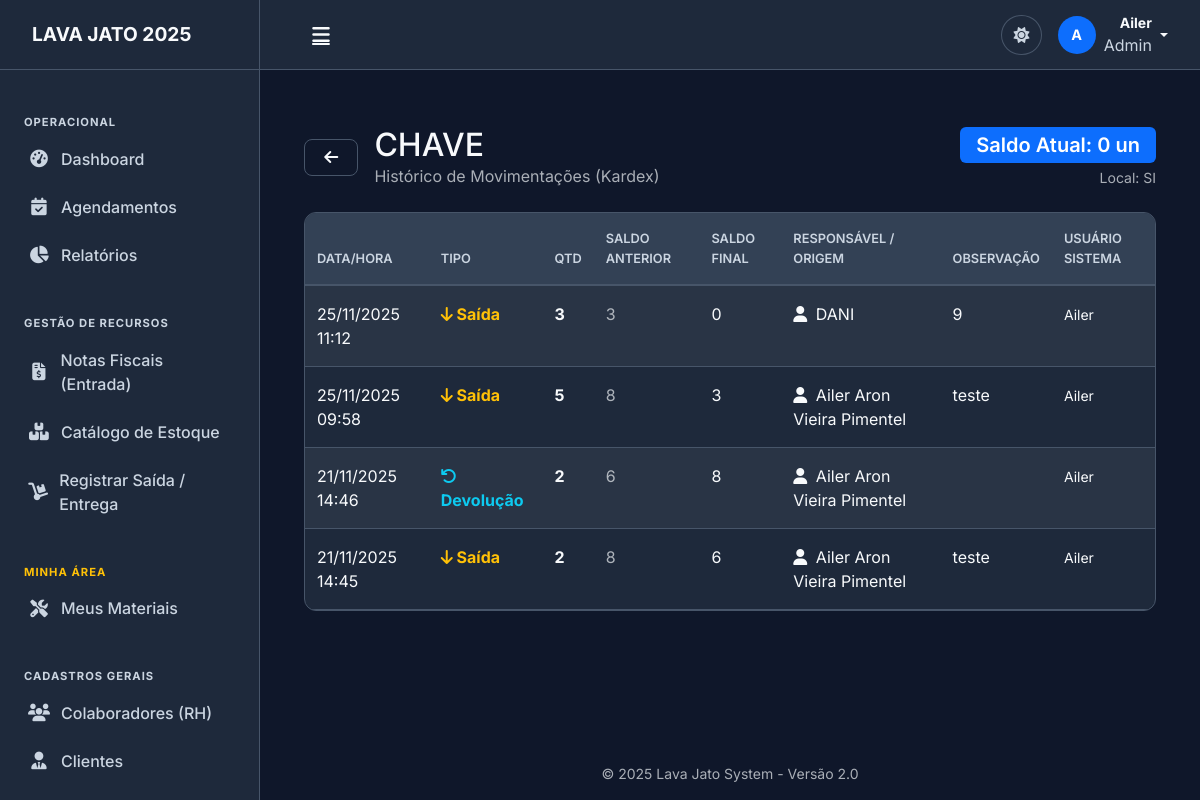
/gestao/estoque/historico/1/ (signed in), run on the app's committed database.
### gestao/models.py (models this page shows, shortened)
class Produto(models.Model):
    TIPO_CHOICES = [
        ('CONSUMIVEL', 'Consumível (Sabão, Cera, etc.)'),
        ('DURAVEL', 'Durável/Ferramenta (Politriz, etc.)'),
    ]
    nome = models.CharField('Produto', max_length=100)
    categoria = models.ForeignKey(Categoria, on_delete=models.SET_NULL, null=True, blank=True)
    tipo = models.CharField(max_length=20, choices=TIPO_CHOICES, default='CONSUMIVEL')
    unidade_medida = models.CharField('Unidade', max_length=20, default='UN')
    localizacao = models.ForeignKey(LocalArmazenamento, on_delete=models.SET_NULL, null=True, blank=True, verbose_name="Localização Física")
    estoque_minimo = models.PositiveIntegerField('Estoque Mínimo', default=5)
    quantidade_atual = models.PositiveIntegerField('Quantidade em Estoque', default=0)
    custo_medio = models.DecimalField('Custo Médio', max_digits=10, decimal_places=2, default=0)
    class Meta:
        verbose_name = 'Produto do Estoque'
        verbose_name_plural = 'Catálogo de Produtos'

class LocalArmazenamento(models.Model):
    nome = models.CharField('Nome/Identificação', max_length=50, help_text="Ex: Prateleira A1, Armário 2")
    descricao = models.CharField('Descrição', max_length=100, blank=True)
    def __str__(self):
        return self.nome
    class Meta: verbose_name = "Local de Armazenamento"

class MovimentacaoEstoque(models.Model):
    TIPO_MOVIMENTO = [
        ('ENTRADA', 'Entrada (Compra/NF)'),
        ('SAIDA', 'Saída (Uso/Retirada)'),
        ('DEVOLUCAO', 'Devolução ao Estoque'),
        ('AJUSTE', 'Ajuste de Inventário/Perda'),
    ]
    produto = models.ForeignKey(Produto, on_delete=models.PROTECT)
    tipo = models.CharField(max_length=20, choices=TIPO_MOVIMENTO)
    quantidade = models.PositiveIntegerField()
    saldo_anterior = models.IntegerField(editable=False)
    saldo_atual = models.IntegerField(editable=False)
    data_movimento = models.DateTimeField(auto_now_add=True)
    usuario_sistema = models.ForeignKey(User, on_delete=models.SET_NULL, null=True, help_text="Usuário que registrou no sistema")
    responsavel = models.ForeignKey(Lavador, on_delete=models.PROTECT, null=True, blank=True, verbose_name="Colaborador Responsável")
    observacao = models.CharField('Observação/Motivo', max_length=255, blank=True)
    nota_fiscal = models.ForeignKey('NotaFiscalEntrada', on_delete=models.SET_NULL, null=True, blank=True)
    class Meta:
        verbose_name = 'Log de Movimentação'
        verbose_name_plural = 'Histórico de Movimentações'
        ordering = ['-data_movimento']

### clientes/models.py (models this page shows, shortened)
class Lavador(models.Model):
    nome = models.CharField('Nome Completo', max_length=200)
    usuario = models.OneToOneField(
        User,
        on_delete=models.SET_NULL,
        null=True,
        blank=True,
        related_name='lavador_perfil',
        verbose_name="Usuário do Sistema"
    )
    cpf = models.CharField('CPF', max_length=14, unique=True)
    matricula = models.CharField('Matrícula', max_length=20, unique=True, blank=True, null=True)
    jornada_trabalho = models.CharField('Jornada de Trabalho', max_length=100, blank=True)
    escala_trabalho = models.CharField('Escala', max_length=50, blank=True)
    telefone = models.CharField('Telefone', max_length=20, blank=True)
    data_admissao = models.DateField('Data de Admissão')
    salario = models.DecimalField('Salário', max_digits=10, decimal_places=2, null=True, blank=True)
    observacoes = models.TextField('Observações', blank=True)
    ativo = models.BooleanField('Ativo', default=True)
    class Meta:
        verbose_name = 'Colaborador'
        verbose_name_plural = 'Colaboradores (RH)'
        ordering = ['nome']

### gestao/views.py (the view)
# urls.py: path('estoque/historico/<int:produto_id>/', views.historico_produto, name='historico_produto'),
@login_required
def historico_produto(request, produto_id):
    produto = get_object_or_404(Produto, id=produto_id)
    movimentacoes = MovimentacaoEstoque.objects.filter(produto=produto).order_by('-data_movimento')
    return render(request, 'gestao/historico_produto.html', {
        'produto': produto,
        'movimentacoes': movimentacoes
    })

### gestao/templates/gestao/historico_produto.html
{% extends 'base/base.html' %}
{% block content %}
<div class="container mt-4">
    <div class="d-flex align-items-center mb-4">
        <a href="{% url 'estoque_lista' %}" class="btn btn-outline-secondary me-3">
            <i class="fas fa-arrow-left"></i>
        </a>
        <div>
            <h2 class="mb-0">{{ produto.nome }}</h2>
            <p class="text-muted mb-0">Histórico de Movimentações (Kardex)</p>
        </div>
        <div class="ms-auto text-end">
            <div class="badge bg-primary fs-5">Saldo Atual: {{ produto.quantidade_atual }} {{ produto.unidade_medida }}</div>
            <div class="small text-muted mt-1">Local: {{ produto.localizacao|default:"Não definido" }}</div>
        </div>
    </div>
    <div class="card-custom">
        <div class="table-responsive">
            <table class="table table-striped">
                <thead>
                    <tr>
                        <th>Data/Hora</th>
                        <th>Tipo</th>
                        <th>Qtd</th>
                        <th>Saldo Anterior</th>
                        <th>Saldo Final</th>
                        <th>Responsável / Origem</th>
                        <th>Observação</th>
                        <th>Usuário Sistema</th>
                    </tr>
                </thead>
                <tbody>
                    {% for mov in movimentacoes %}
                    <tr>
                        <td>{{ mov.data_movimento|date:"d/m/Y H:i" }}</td>
                        <td>
                            {% if mov.tipo == 'ENTRADA' %}
                                <span class="text-success fw-bold"><i class="fas fa-arrow-up"></i> Entrada</span>
                            {% elif mov.tipo == 'SAIDA' %}
                                <span class="text-warning fw-bold"><i class="fas fa-arrow-down"></i> Saída</span>
                            {% elif mov.tipo == 'DEVOLUCAO' %}
                                <span class="text-info fw-bold"><i class="fas fa-undo"></i> Devolução</span>
                            {% else %}
                                <span class="text-danger fw-bold">Ajuste</span>
                            {% endif %}
                        </td>
                        <td class="fw-bold">{{ mov.quantidade }}</td>
                        <td class="text-muted">{{ mov.saldo_anterior }}</td>
                        <td>{{ mov.saldo_atual }}</td>
                        <td>
                            {% if mov.responsavel %}
                                <i class="fas fa-user me-1"></i> {{ mov.responsavel.nome }}
                            {% elif mov.nota_fiscal %}
                                <i class="fas fa-file-invoice me-1"></i> {{ mov.nota_fiscal }}
                            {% else %}
                                -
                            {% endif %}
                        </td>
                        <td>{{ mov.observacao }}</td>
                        <td><small>{{ mov.usuario_sistema.username }}</small></td>
                    </tr>
                    {% empty %}
                    <tr>
                        <td colspan="8" class="text-center">Nenhuma movimentação registrada.</td>
                    </tr>
                    {% endfor %}
                </tbody>
            </table>
        </div>
    </div>
</div>
{% endblock %}

### templates/base/base.html (shortened to what this page needs)
{% load static %}
<!DOCTYPE html>
<html lang="pt-br" data-bs-theme="dark">
<head>
    <link href="https://cdn.jsdelivr.net/npm/bootstrap@5.3.3/dist/css/bootstrap.min.css" rel="stylesheet">
    <link rel="stylesheet" href="https://cdnjs.cloudflare.com/ajax/libs/font-awesome/6.4.0/css/all.min.css">
    <link href="https://cdn.jsdelivr.net/npm/select2@4.1.0-rc.0/dist/css/select2.min.css" rel="stylesheet" />
    <link rel="stylesheet" href="https://cdn.jsdelivr.net/npm/select2-bootstrap-5-theme@1.3.0/dist/select2-bootstrap-5-theme.min.css" />
    <link rel="stylesheet" href="{% static 'css/base.css' %}">
    <link rel="stylesheet" href="{% static 'css/components.css' %}">
    <link rel="stylesheet" href="{% static 'css/pages.css' %}">
    <link rel="stylesheet" href="{% static 'css/layout_sistematico.css' %}">
</head>
<body>
    <aside class="sidebar" id="sidebar">
        <div class="sidebar-header">
            <a href="{% url 'dashboard' %}" class="sidebar-brand text-decoration-none">
                <span class="logo-expanded">
                    <span class="brand-text">LAVA JATO 2025</span>
                </span>
            </a>
        </div>
        <div class="sidebar-content custom-scrollbar">
            <nav class="sidebar-menu mt-3">
                <div class="menu-label">Operacional</div>
                <a href="{% url 'dashboard' %}" class="nav-link {% if request.resolver_match.url_name == 'dashboard' %}active{% endif %}">
                    <i class="fas fa-tachometer-alt"></i><span>Dashboard</span>
                </a>
                <a href="{% url 'agendamentos_dashboard' %}" class="nav-link {% if 'agendamento' in request.resolver_match.url_name %}active{% endif %}">
                    <i class="fas fa-calendar-check"></i><span>Agendamentos</span>
                </a>
                <a href="{% url 'relatorios' %}" class="nav-link {% if 'relatorios' in request.resolver_match.url_name %}active{% endif %}">
                    <i class="fas fa-chart-pie"></i><span>Relatórios</span>
                </a>
                <div class="menu-label mt-4">Gestão de Recursos</div>
                <a href="{% url 'nota_fiscal_lista' %}" class="nav-link {% if 'nota' in request.resolver_match.url_name %}active{% endif %}">
                    <i class="fas fa-file-invoice-dollar"></i><span>Notas Fiscais (Entrada)</span>
                </a>
                <a href="{% url 'estoque_lista' %}" class="nav-link {% if 'estoque_lista' in request.resolver_match.url_name %}active{% endif %}">
                    <i class="fas fa-boxes"></i><span>Catálogo de Estoque</span>
                </a>
                <a href="{% url 'saida_estoque' %}" class="nav-link {% if 'saida' in request.resolver_match.url_name %}active{% endif %}">
                    <i class="fas fa-dolly"></i><span>Registrar Saída / Entrega</span>
                </a>
                <div class="menu-label mt-4 text-warning">Minha Área</div>
                <a href="{% url 'meu_estoque_pessoal' %}" class="nav-link {% if 'meu_estoque' in request.resolver_match.url_name %}active{% endif %}">
                    <i class="fas fa-tools"></i><span>Meus Materiais</span>
                </a>
                <div class="menu-label mt-4">Cadastros Gerais</div>
                <a href="{% url 'lavador_list' %}" class="nav-link {% if 'lavador' in request.resolver_match.url_name %}active{% endif %}">
                    <i class="fas fa-users"></i><span>Colaboradores (RH)</span>
                </a>
                <a href="{% url 'cliente_list' %}" class="nav-link {% if 'cliente' in request.resolver_match.url_name %}active{% endif %}">
                    <i class="fas fa-user-tie"></i><span>Clientes</span>
                </a>
                <a href="{% url 'veiculo_list' %}" class="nav-link {% if 'veiculo' in request.resolver_match.url_name %}active{% endif %}">
                </a>
            </nav>
        </div>
    </aside>
    <div class="main-wrapper" id="main-wrapper">
        <header class="top-navbar">
            <div class="d-flex align-items-center justify-content-between w-100">
                <button class="btn btn-link text-light" id="sidebar-toggle"><i class="fas fa-bars fa-lg"></i></button>
                <div class="d-flex align-items-center gap-3">
                    <button class="btn btn-icon-only" id="theme-switcher" title="Alternar Tema">
                        <i class="fas fa-sun" id="theme-icon-sun" style="display: none;"></i>
                    </button>
                    <div class="dropdown">
                        <a href="#" class="d-flex align-items-center text-decoration-none text-light dropdown-toggle" data-bs-toggle="dropdown">
                            <div class="avatar-circle bg-primary me-2">
                                {% if user.is_authenticated %}{{ user.username|first|upper }}{% else %}<i class="fas fa-user"></i>{% endif %}
                            </div>
                            <div class="d-none d-md-block text-end me-1">
                                <div class="fw-bold small">{{ user.username|default:"Visitante" }}</div>
                                <div class="text-muted x-small">Admin</div>
                            </div>
                        </a>
                    </div>
                </div>
            </div>
        </header>
        <main class="page-content">
            {% block content %}{% endblock %}
        </main>
        <footer class="footer mt-auto py-3 text-center text-muted small">
            &copy; 2025 Lava Jato System - Versão 2.0
        </footer>
    </div>
</body>
</html>

### data on the page
Produto: nome "CHAVE", quantidade_atual "0", unidade_medida "un", localizacao "SI"
MovimentacaoEstoque: data_movimento "25/11/2025 11:12", tipo "SAIDA" (drawn), quantidade "3", saldo_anterior "3", saldo_atual "0", responsavel.nome "DANI", observacao "9", usuario_sistema.username "Ailer"
MovimentacaoEstoque: data_movimento "25/11/2025 09:58", tipo "SAIDA" (drawn), quantidade "5", saldo_anterior "8", saldo_atual "3", responsavel.nome "Ailer Aron Vieira Pimentel", observacao "teste", usuario_sistema.username "Ailer"
MovimentacaoEstoque: data_movimento "21/11/2025 14:46", tipo "DEVOLUCAO" (drawn), quantidade "2", saldo_anterior "6", saldo_atual "8", responsavel.nome "Ailer Aron Vieira Pimentel", usuario_sistema.username "Ailer"
MovimentacaoEstoque: data_movimento "21/11/2025 14:45", tipo "SAIDA" (drawn), quantidade "2", saldo_anterior "8", saldo_atual "6", responsavel.nome "Ailer Aron Vieira Pimentel", observacao "teste", usuario_sistema.username "Ailer"

### other printed values
{{ user.username|first|upper }} "A"
{{ user.username|default:"Visitante" }} "Ailer"
